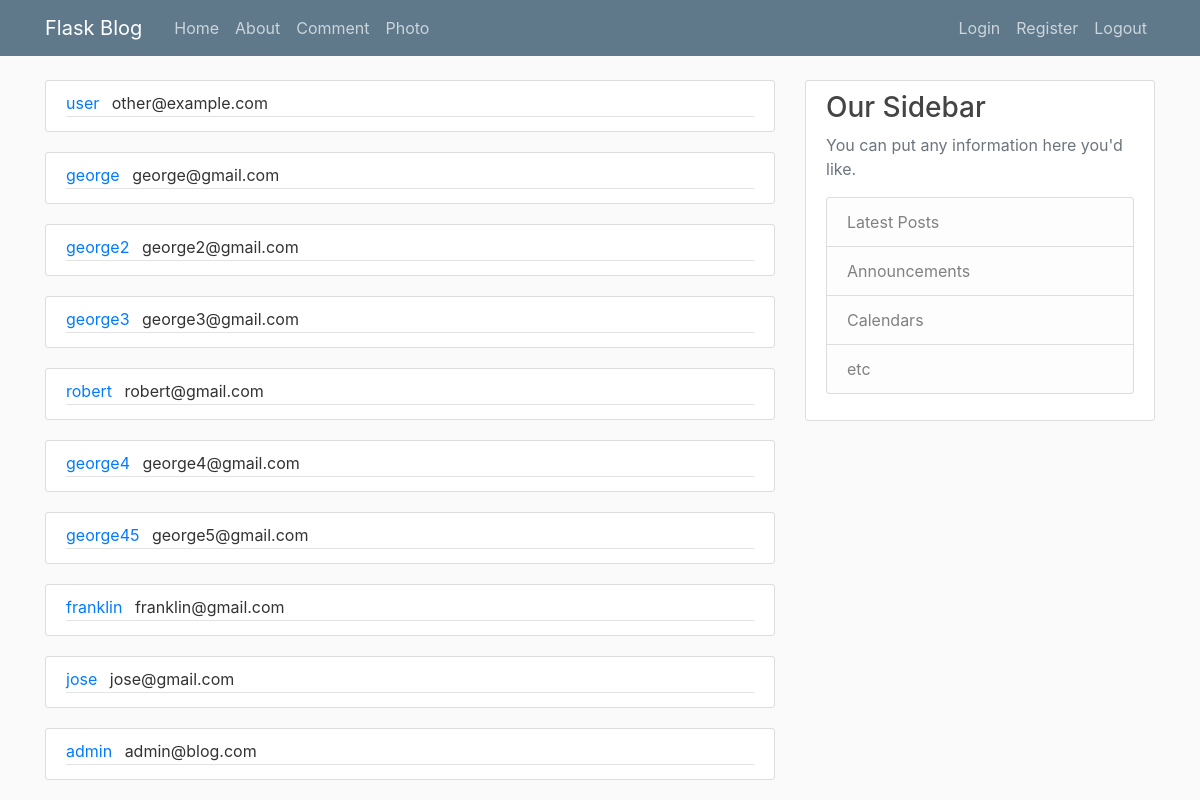
The page /admin on the database its author committed.
### db_interface.py (models this page shows, shortened)
class User(db.Model):
    id = db.Column(db.Integer, primary_key=True)
    username = db.Column(db.String(20), unique=True, nullable=False)
    email = db.Column(db.String(120), unique=True, nullable=False)
    image_file = db.Column(db.String(120), nullable=False, default='default.jpg')
    password = db.Column(db.String(60), nullable=False)
    posts = db.relationship('Post', backref='author', lazy=True)
    image = db.Column(db.LargeBinary, nullable=True)

### flaskblog.py (the view)
@app.route("/admin")
def admin():
    return render_template('admin.html', users=User.query.all())

### Templates/admin.html (shortened to what this page needs)
<html>
    <head></head>
    <body>{% extends "layout.html" %}
    {% block content %}
        {% for user in users %}
            <article class="media content-section">
              <div class="media-body">
                <div class="article-metadata">
                  <a class="mr-2" href="#">{{ user.username }}</a>
                  <a class="mr-2">{{ user.email }}</a>
                </div>
            </article>
        {% endfor %}
    {% endblock content %}

### Templates/layout.html (shortened to what this page needs)
<html>
<head>
    <link rel="stylesheet" href="https://maxcdn.bootstrapcdn.com/bootstrap/4.0.0/css/bootstrap.min.css">
    <link rel="stylesheet" type="text/css" href="{{ url_for('static', filename='main.css') }}">
    </head><body>
    <header class="site-header">
      <nav class="navbar navbar-expand-md navbar-dark bg-steel fixed-top">
        <div class="container">
          <a class="navbar-brand mr-4" href="/">Flask Blog</a>
          <div class="collapse navbar-collapse" id="navbarToggle">
            <div class="navbar-nav mr-auto">
              <a class="nav-item nav-link" href="{{ url_for('home') }}">Home</a>
              <a class="nav-item nav-link" href="{{ url_for('about') }}">About</a>
              <a class="nav-item nav-link" href="{{ url_for('comment') }}">Comment</a>
              <a class="nav-item nav-link" href="{{ url_for('photo') }}">Photo</a>
            </div>
            <div class="navbar-nav">
              <a class="nav-item nav-link" href="{{ url_for('login') }}">Login</a>
              <a class="nav-item nav-link" href="{{ url_for('register') }}">Register</a>
              <a class="nav-item nav-link" href="{{ url_for('logout') }}">Logout</a>
            </div>
          </div>
        </div>
      </nav>
    </header>
    <main role="main" class="container">
      <div class="row">
        <div class="col-md-8">
          {% block content %}{% endblock %}
        </div>
        <div class="col-md-4">
          <div class="content-section">
            <h3>Our Sidebar</h3>
            <p class="text-muted">You can put any information here you'd like.
              </p><ul class="list-group">
                <li class="list-group-item list-group-item-light">Latest Posts</li>
                <li class="list-group-item list-group-item-light">Announcements</li>
                <li class="list-group-item list-group-item-light">Calendars</li>
                <li class="list-group-item list-group-item-light">etc</li>
              </ul>
          </div>
        </div>
      </div>
    </main>
</body></html>

### static/main.css (style rules this page uses)
body { background: #fafafa; color: #333333; margin-top: 5rem; }
h1, h2, h3, h4, h5, h6 { color: #444444; }
.bg-steel { background-color: #5f788a; }
.site-header .navbar-nav .nav-link { color: #cbd5db; }
.content-section { background: #ffffff; padding: 10px 20px; border: 1px solid #dddddd; border-radius: 3px; margin-bottom: 20px; }
.article-metadata { padding-bottom: 1px; margin-bottom: 4px; border-bottom: 1px solid #e3e3e3 }

### rows shown on the page
User: username "user", email "other@example.com"
User: username "george", email "george@gmail.com"
User: username "george2", email "george2@gmail.com"
User: username "george3", email "george3@gmail.com"
User: username "robert", email "robert@gmail.com"
User: username "george4", email "george4@gmail.com"
User: username "george45", email "george5@gmail.com"
User: username "franklin", email "franklin@gmail.com"
User: username "jose", email "jose@gmail.com"
User: username "admin", email "admin@blog.com"
